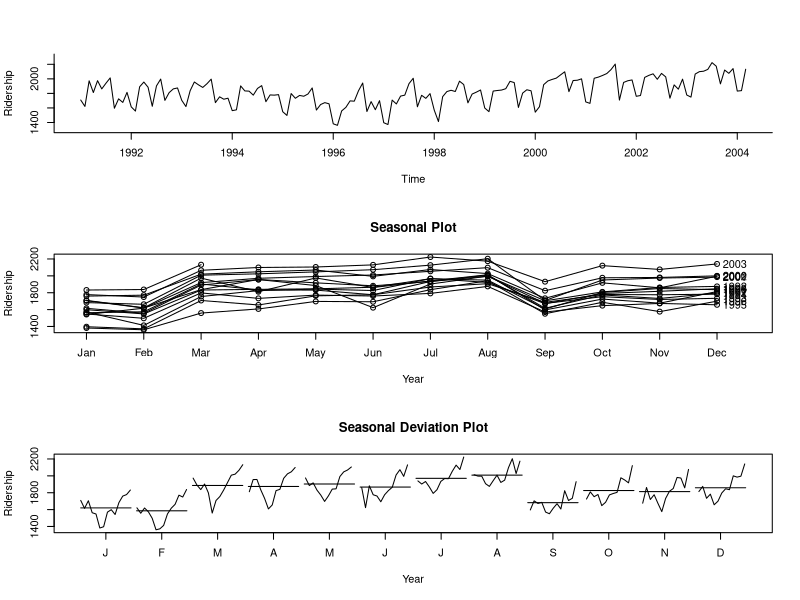
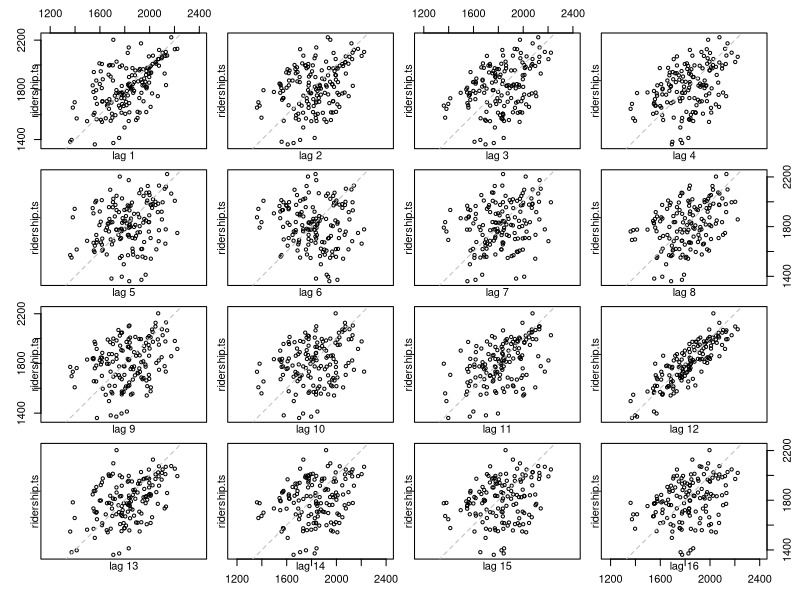
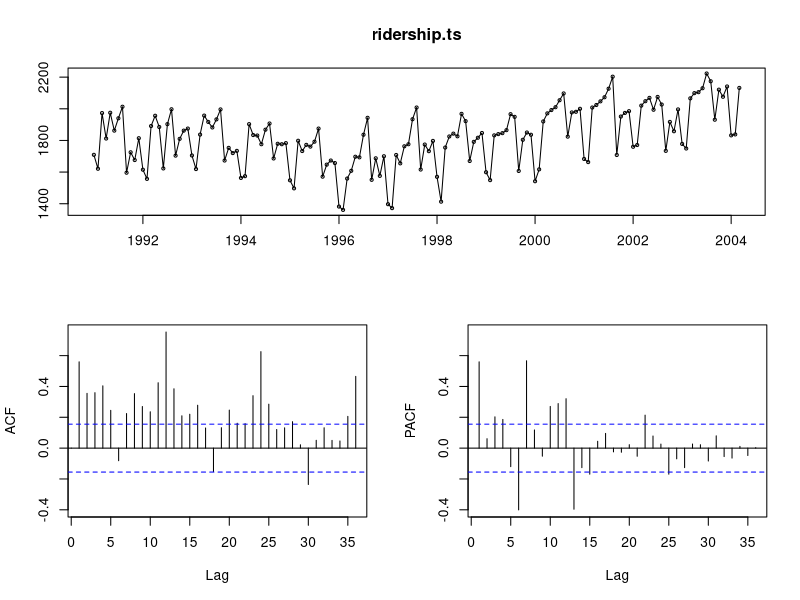

Reproduce these figures in R, in order.
Amtrak.data <- read.csv("./Amtrak data.csv")
ridership.ts <- ts(Amtrak.data$Ridership, start = c(1991,1), end = c(2004, 3), freq = 12)

library("forecast")

par(mfrow = c(3, 1))

plot(ridership.ts, xlab = "Time", ylab = "Ridership", ylim = c(1300, 2300), bty = "l")

seasonplot(ridership.ts, ylab="Ridership", 
           xlab="Year", main="Seasonal Plot", year.labels=TRUE)

monthplot(ridership.ts, ylab="Ridership", 
           xlab="Year", main="Seasonal Deviation Plot")

par(mfrow = c(2, 1))

lag.plot(ridership.ts, lags=16)

tsdisplay(ridership.ts)